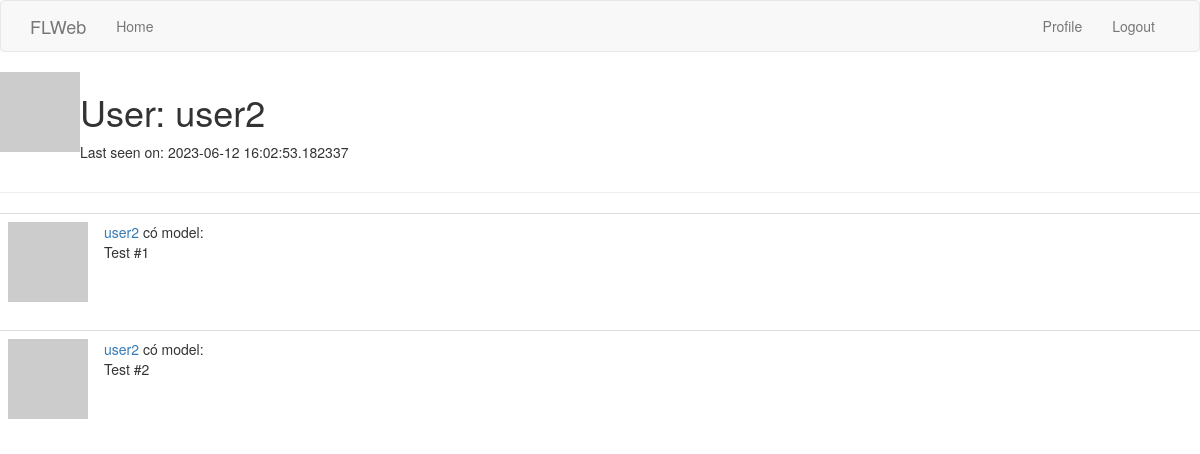
Screenshot of /user/user2 (signed in) with the database file from the repository.
### models.py (models this page shows, shortened)
class User(UserMixin,db.Model):
    id = db.Column(db.Integer, primary_key=True)
    username = db.Column(db.String(64), index=True, unique=True)
    email = db.Column(db.String(120), index=True, unique=True)
    about_me = db.Column(db.String(140))
    last_seen = db.Column(db.DateTime, default=datetime.utcnow)
    password_hash = db.Column(db.String(128))
    model = db.relationship('Model', backref='user', lazy='dynamic')
    image = db.relationship('Image', backref='user', lazy='dynamic')
    def avatar(self, size):
        digest = md5(self.email.lower().encode('utf-8')).hexdigest()
        return 'https://www.gravatar.com/avatar/{}?d=identicon&s={}'.format(
            digest, size)

### client.py (the view)
@app.route('/user/<username>')
@login_required
def user(username):
    user = User.query.filter_by(username=username).first_or_404()
    model = [
        {'user': user, 'fname': 'Test #1'},
        {'user': user, 'fname': 'Test #2'}
    ]
    return render_template('user.html', user=user, model=model)

### client.py (called while the page is built)
@app.before_request
def before_request():
    if current_user.is_authenticated:
        current_user.last_seen = datetime.utcnow()
        db.session.commit()

### models.py (called while the page is built)
@login.user_loader
def load_user(id):
    return User.query.get(int(id))

### app/templates/user.html (shortened to what this page needs)
{% extends "base.html" %}
{% block content %}
<table>
    <tr valign="top">
        <td><img src="{{ user.avatar(128) }}"></td>
        <td>
            <h1>User: {{ user.username }}</h1>
            {% if user.last_seen %}<p>Last seen on: {{ user.last_seen }}</p>{% endif %}
        </td>
    </tr>
</table>
<hr>
{% for model in model %}
{% include '_model.html' %}
{% endfor %}
{% endblock %}

### app/templates/_model.html
<table class="table table-hover">
    <tr>
        <td width="70px">
            <a href="{{ url_for('user', username=model.user.username) }}">
                <img src="{{ model.user.avatar(70) }}" />
            </a>
        </td>
        <td>
            <a href="{{ url_for('user', username=model.user.username) }}">
                {{ model.user.username }}
            </a>
            có model:
            <br>
            {{ model.fname }}
        </td>
    </tr>
</table>

### rows the page displays
User: username "user2", last_seen "2023-06-12 16:02:53.182337", user.username "user2" "user2"

### other values shown
{{ model.fname }} "Test #1" "Test #2"
